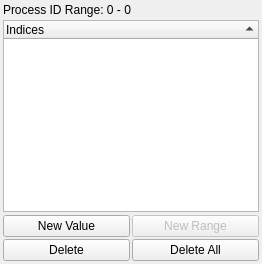
          <widget class="QWidget" name="page_IDs">
           <layout class="QVBoxLayout">
            <property name="spacing">
             <number>3</number>
            </property>
            <property name="margin">
             <number>3</number>
            </property>
            <item>
             <widget class="QLabel" name="ProcessIDRange">
              <property name="text">
               <string>Process ID Range: 0 - 0</string>
              </property>
             </widget>
            </item>
            <item>
             <widget class="pqTreeWidget" name="Indices">
              <property name="sizePolicy">
               <sizepolicy hsizetype="Preferred" vsizetype="Expanding">
                <horstretch>0</horstretch>
                <verstretch>0</verstretch>
               </sizepolicy>
              </property>
              <property name="editTriggers">
               <set>QAbstractItemView::DoubleClicked|QAbstractItemView::EditKeyPressed</set>
              </property>
              <property name="alternatingRowColors">
               <bool>true</bool>
              </property>
              <property name="selectionMode">
               <enum>QAbstractItemView::ExtendedSelection</enum>
              </property>
              <property name="rootIsDecorated">
               <bool>false</bool>
              </property>
              <property name="sortingEnabled">
               <bool>true</bool>
              </property>
              <column>
               <property name="text">
                <string>Indices</string>
               </property>
              </column>
             </widget>
            </item>
            <item>
             <layout class="QGridLayout" name="IDEditButtonsLayout">
              <property name="spacing">
               <number>2</number>
              </property>
              <item row="0" column="0">
               <widget class="QPushButton" name="NewValue">
                <property name="toolTip">
                 <string>Add a single value to the current set</string>
                </property>
                <property name="statusTip">
                 <string>Add a single value to the current set.</string>
                </property>
                <property name="text">
                 <string>New Value</string>
                </property>
               </widget>
              </item>
              <item row="1" column="1">
               <widget class="QPushButton" name="DeleteAll">
                <property name="enabled">
                 <bool>true</bool>
                </property>
                <property name="toolTip">
                 <string>Delete all values</string>
                </property>
                <property name="text">
                 <string>Delete All</string>
                </property>
               </widget>
              </item>
              <item row="0" column="1">
               <widget class="QPushButton" name="NewRange">
                <property name="enabled">
                 <bool>false</bool>
                </property>
                <property name="toolTip">
                 <string>Add a single value to the current set</string>
                </property>
                <property name="statusTip">
                 <string>Add a single value to the current set.</string>
                </property>
                <property name="text">
                 <string>New Range</string>
                </property>
               </widget>
              </item>
              <item row="1" column="0">
               <widget class="QPushButton" name="Delete">
                <property name="enabled">
                 <bool>true</bool>
                </property>
                <property name="toolTip">
                 <string>Delete selected values from the current set</string>
                </property>
                <property name="text">
                 <string>Delete</string>
                </property>
               </widget>
              </item>
             </layout>
            </item>
           </layout>
          </widget>
